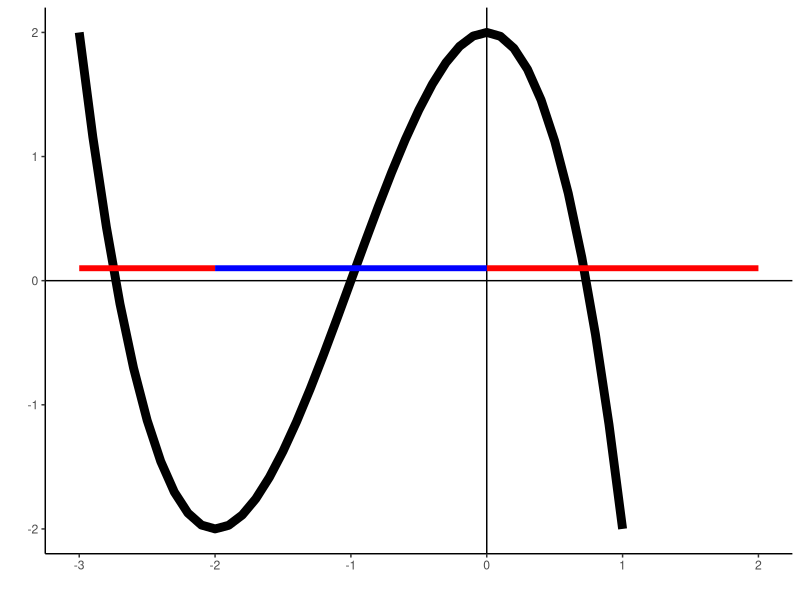

Write the R code that produced this figure.
## ---- chunk 1
knitr::opts_chunk$set(echo = FALSE,warning=FALSE,message=FALSE)

library(tidyverse)
## ---- chunk 2
x=seq(-3,1,by=.1)

y=-x^3-3*x^2+2

ggplot()+
  geom_hline(yintercept=0)+
  geom_vline(xintercept = 0)+
  geom_line(aes(x=x,y=y),color="black",size=3)+
  theme_classic()+
  labs(x="",y="")+
  annotate("segment",x=-3,xend=-2,y=0.1,yend=0.1,color="red",linewidth=2)+
  annotate("segment",x=0,xend=2,y=0.1,yend=0.1,color="red",linewidth=2)+
  annotate("segment",x=-2,xend=0,y=0.1,yend=0.1,color="blue",linewidth=2)
